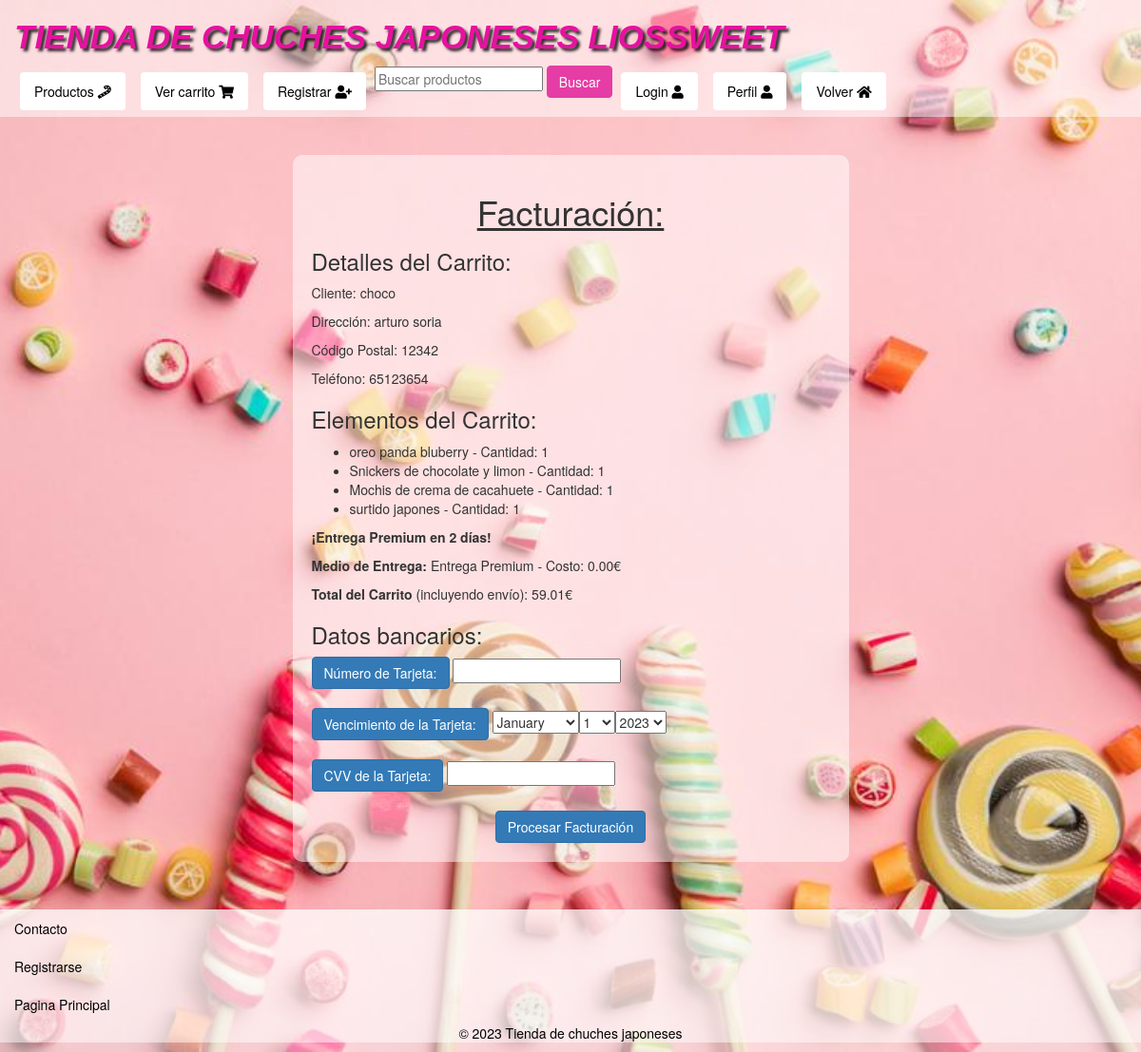
Screenshot of /catalogo/facturacion/ (signed in) with the database file from the repository.
### catalogo/models.py (models this page shows, shortened)
class Carrito(models.Model):
    cliente =models.ForeignKey('Cliente', on_delete=models.CASCADE)
    productos=models.ManyToManyField(Producto,through='ItemCarrito')

class Cliente(models.Model):
    id_user = models.OneToOneField(User,on_delete=models.SET_NULL,null=True)
    telefono = models.IntegerField()
    direccion = models.CharField(max_length=250)
    ciudad = models.CharField(max_length=250)
    codigo_postal=models.CharField(max_length=250)
    usuario_premium = models.BooleanField(default=False)
    class Meta:
        ordering = ['id_user']

class ItemCarrito(models.Model):
    carrito=models.ForeignKey('Carrito',on_delete=models.CASCADE)
    producto=models.ForeignKey('Producto',on_delete=models.CASCADE)
    cantidad = models.PositiveBigIntegerField(default=1)

class Producto(models.Model):
    nombre_producto=models.CharField(max_length=250)
    descripcion_producto=models.TextField(max_length=600)  # Genera opciones del 1 al 10
    sabores = models.CharField(max_length=250)
    costo_producto=models.DecimalField(max_digits=10,decimal_places=2)

class MedioEntrega(models.Model):
    cliente = models.ForeignKey('Cliente', on_delete=models.CASCADE)
    entrega=models.CharField(max_length=1000)
    precio=models.DecimalField(max_digits=6,decimal_places=2,blank=True, null=True)

### catalogo/views.py (the view)
# urls.py: path('facturacion/',views.facturacion,name='facturacion'),
@login_required
def facturacion(request):
    message = 0
    carrito = Carrito.objects.get(cliente=request.user.cliente)
    medio_entrega, created = MedioEntrega.objects.get_or_create(cliente=request.user.cliente)
    total_carrito = sum(item.producto.costo_producto * item.cantidad for item in carrito.itemcarrito_set.all())
    if medio_entrega and medio_entrega.precio is not None:
        total_carrito += medio_entrega.precio
    if request.method == 'POST':
        form = FacturacionForm(request.POST)
        if form.is_valid():
            factura = Facturacion(
                cliente=request.user.cliente,
                carrito=carrito,
                numero_tarjeta=form.cleaned_data['numero_tarjeta'],
                vencimiento_tarjeta=form.cleaned_data['vencimiento_tarjeta'],
                cvv_tarjeta=form.cleaned_data['cvv_tarjeta']
            )
            factura.total = total_carrito
            factura.save()
            message = 1
            return redirect('productos')
    else:
        message = 2
        form = FacturacionForm()
    items = ItemCarrito.objects.filter(carrito=carrito)
    context = {
        'form': form,
        'carrito': carrito,
        'medio_entrega': medio_entrega,
        'message': message,
        'items': items,
        'total_carrito': total_carrito,
    }
    return render(request, 'facturacion.html', context)

### catalogo/forms.py
class FacturacionForm(forms.ModelForm):
    class Meta:
        model = Facturacion  # Asocia el formulario al modelo Facturacion
        fields = ['numero_tarjeta', 'vencimiento_tarjeta', 'cvv_tarjeta']
        labels = {
            'numero_tarjeta': 'Número de Tarjeta',
            'vencimiento_tarjeta': 'Fecha de Vencimiento',
            'cvv_tarjeta': 'CVV de la Tarjeta'
        }
    vencimiento_tarjeta = forms.DateField(
        label='Fecha de Vencimiento',
        widget=forms.SelectDateWidget()  # Utiliza el widget SelectDateWidget
    )

### catalogo/templates/facturacion.html (shortened to what this page needs)
{% extends "base_generic.html" %}
{% block content %}
{% load static %}
<br>
<br>
<div class="form-container">
    <center><h1><u>Facturación:</u></h1></center>
    <h3>Detalles del Carrito:</h3>
    <p>Cliente: {{ carrito.cliente.id_user.username }}</p>
    <p>Dirección: {{ carrito.cliente.direccion }}</p>
    <p>Código Postal: {{ carrito.cliente.codigo_postal }}</p>
    <p>Teléfono: {{ carrito.cliente.telefono }}</p>
    <h3>Elementos del Carrito:</h3>
    <ul>
        {% for item in carrito.itemcarrito_set.all %}
            <li>{{ item.producto.nombre_producto }} - Cantidad: {{ item.cantidad }}</li>
        {% endfor %}
    </ul>
    {% if total_carrito > 50 %}
        {% if request.user.cliente.usuario_premium %}
            <p><strong>¡Entrega Premium en 2 días!</strong></p>
        {% else %}
            <p><strong>Entrega en 3 días</strong></p>
        {% endif %}
    {% else %}
        <p><strong>Entrega en 5 días</strong></p>
    {% endif %}
    <p><strong>Medio de Entrega:</strong> {{ medio_entrega.entrega }} - Costo: {{ medio_entrega.precio }}€</p>
    <p><strong>Total del Carrito</strong> (incluyendo envío): {{ total_carrito }}€</p>
    <h3>Datos bancarios:</h3>
    <form method="post" action="{% url 'facturacion' %}">
        <label for="{{ form.numero_tarjeta.id_for_label }}" class="btn btn-primary">Número de Tarjeta:</label>
        {{ form.numero_tarjeta }}
        <br>
        <br>
        <label for="{{ form.vencimiento_tarjeta.id_for_label }}" class="btn btn-primary">Vencimiento de la Tarjeta:</label>
        {{ form.vencimiento_tarjeta.as_widget }}
        <br>
        <br>
        <label for="{{ form.cvv_tarjeta.id_for_label }}" class="btn btn-primary">CVV de la Tarjeta:</label>
        {{ form.cvv_tarjeta }}
        <br>
        <br>
        <center><button type="submit" class="btn btn-primary">Procesar Facturación</button></center>
    </form>
</div>
<br>
<br>
<br>
<br>
{% endblock %}

### catalogo/templates/base_generic.html (shortened to what this page needs)
<!DOCTYPE html>
<html lang="es">
<head>
    <link rel="stylesheet" href="https://maxcdn.bootstrapcdn.com/bootstrap/3.3.7/css/bootstrap.min.css">
    <link rel="stylesheet" href="https://cdnjs.cloudflare.com/ajax/libs/font-awesome/5.15.4/css/all.min.css" />
    {% load static %}
        <link rel="stylesheet" type="text/css" href="{% static 'css/style.css' %}">
</head>
<body style="background-color: rgb(202, 245, 221);">
    <header  style="background-color: rgba(255, 255, 255, 0.5);">
        <div class="container-fluid">
            <div class="row">
                <div class="col-md-12">
                    <h1 class="header-title">
                        <i>
                            TIENDA DE CHUCHES JAPONESES LIOSSWEET
                        </i>
                    </h1>
                </div>
            </div>
        </div>
        <ul class="nav nav-pills" style="padding-left: 1em;">
            <li class="nav-item">
                <a class="nav-link active px-2" href="{% url 'productos' %}" aria-current="true" style="margin: 0.5em; color: black; background-color: white;"> Productos <i class="fas fa-candy-cane"></i></a>
            </li>
            <li class="nav-item">
                {% if user.is_authenticated %}
                    <a class="nav-link active px-2" href="{% url 'ver_carrito' %}" aria-current="page" style="margin: 0.5em; color: black; background-color: white;">Ver carrito <i class="fas fa-shopping-cart"></i></a>
                {% else %}
                    <a class="nav-link active px-2" href="{% url 'login' %}" aria-current="page" style="margin: 0.5em; color: black; background-color: white;">Ver carrito <i class="fas fa-user"></i></a>
                {% endif %}
            </li>
            <li class="nav-item">
                <a class="nav-link active px-2" href="{% url 'register' %}" aria-current="page" style="margin: 0.5em; color: black; background-color: white;">Registrar <i class="fas fa-user-plus"></i></a>
            </li>
            <li class="nav-item">
                <form method="get" action="{% url 'buscar_productos_por_nombre' %}">
                    <input type="text" name="q" placeholder="Buscar productos" value="{{ query }}">
                    <button type="submit" class="btn btn-custom-pink">Buscar</button>
                </form>
            </li>
            <li class="nav-item">
                <a class="nav-link active px-2" href="{% url 'login' %}" aria-current="page" style="margin: 0.5em; color: black; background-color: white;">Login <i class="fas fa-user"></i></a>
            </li>
            <li class="nav-item">
                {% if user.is_authenticated %}
                    <a class="nav-link active px-2" href="{% url 'profile_cliente' %}" aria-current="page" style="margin: 0.5em; color: black; background-color: white;">Perfil <i class="fas fa-user"></i></a>
                {% else %}
                    <a class="nav-link active px-2" href="{% url 'login' %}" aria-current="page" style="margin: 0.5em; color: black; background-color: white;">Perfil <i class="fas fa-user"></i></a>
                {% endif %}
            </li>
            <li class="nav-item ml-auto">
                <a class="nav-link active px-2" href="{% url 'index' %}" aria-current="page" style="margin: 0.5em; color: black; background-color: white;">Volver <i class="fas fa-home"></i></a>
            </li>
        </ul>
    </header>
    <main>
        <div class="container-fluid mt-3">
            <div class="row">
                <div class="col-sm-12">
                    {% block content %}{% endblock %}
                </div>
            </div>
        </div>
    </main>
    <br>
    <br>
    <br>
    <br>
    <br>
    <br>
    <footer style="position: fixed; bottom: 0; width: 100%; z-index: 1; background-color: rgba(255, 255, 255, 0.5);">
        <div class="container-fluid" >
            <div class="row">
                <ul class="nav justify-content-center border-bottom pb-3 mb-3">
                    <li class="nav-item">
                        <a class="nav-link px-2 text-muted" href="" style="color: black; background-color: rgba(255, 255, 255, 0.5);">Contacto</a>
                    </li>
                    <li class="nav-item">
                        <a class="nav-link px-2 text-muted" href="{% url 'register' %}" style="color: black; background-color: rgba(255, 255, 255, 0.5);">Registrarse</a>
                    </li>
                    <li class="nav-item">
                        <a class="nav-link px-2 text-muted" href="{% url 'index' %}" style="color: black; background-color: rgba(255, 255, 255, 0.5);">Pagina Principal</a>
                    </li>
                </ul>
                <p class="text-center text-muted" style="color: black; background-color: rgba(255, 255, 255, 0.5);">© 2023 Tienda de chuches japoneses</p>
            </div>
        </div>
    </footer>
</body>
</html>

### catalogo/static/css/style.css (style rules this page uses)
body { background-image: url('../images/fondo_pantalla2.jpeg'); background-size: cover; background-position: center; background-repeat: no-repeat; background-attachment: fixed; height: 100vh; margin: 0; }
.form-container { background-color: rgba(255, 255, 255, 0.5); padding: 20px; border-radius: 10px; width: 50%; margin: 0 auto; }
.btn-custom-pink { background-color: rgb(230, 60, 165); border-color: rgb(230, 60, 165); color: white; }
.header-title { font-family: 'Pacifico', sans-serif; font-size: 2.5em; color: #e6119f; text-shadow: 3px 3px 3px rgba(0, 0, 0, 0.8); font-weight: bold; }

### rows the page displays
Carrito: cliente.id_user.username "choco", cliente.direccion "arturo soria", cliente.codigo_postal "12342", cliente.telefono "65123654"
ItemCarrito: producto.nombre_producto "oreo panda bluberry", cantidad "1"
ItemCarrito: producto.nombre_producto "Snickers de chocolate y limon", cantidad "1"
ItemCarrito: producto.nombre_producto "Mochis de crema de cacahuete", cantidad "1"
ItemCarrito: producto.nombre_producto "surtido japones", cantidad "1"
MedioEntrega: entrega "Entrega Premium", precio "0.00"

### other values shown
{{ total_carrito }} "59.01"
